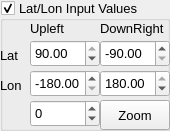
     <widget class="QGroupBox" name="latLonInput_group">
      <property name="geometry">
       <rect>
        <x>220</x>
        <y>370</y>
        <width>170</width>
        <height>131</height>
       </rect>
      </property>
      <property name="font">
       <font>
        <family>Arial</family>
        <pointsize>10</pointsize>
        <weight>50</weight>
        <bold>false</bold>
       </font>
      </property>
      <property name="title">
       <string>Lat/Lon Input Values</string>
      </property>
      <property name="flat">
       <bool>true</bool>
      </property>
      <property name="checkable">
       <bool>true</bool>
      </property>
      <widget class="QLabel" name="label_29">
       <property name="geometry">
        <rect>
         <x>0</x>
         <y>70</y>
         <width>30</width>
         <height>30</height>
        </rect>
       </property>
       <property name="font">
        <font>
         <family>Arial</family>
         <pointsize>10</pointsize>
         <weight>50</weight>
         <bold>false</bold>
        </font>
       </property>
       <property name="text">
        <string>Lon</string>
       </property>
      </widget>
      <widget class="QLabel" name="label_27">
       <property name="geometry">
        <rect>
         <x>100</x>
         <y>20</y>
         <width>70</width>
         <height>17</height>
        </rect>
       </property>
       <property name="font">
        <font>
         <family>Arial</family>
         <pointsize>10</pointsize>
         <weight>50</weight>
         <bold>false</bold>
        </font>
       </property>
       <property name="text">
        <string>DownRight</string>
       </property>
      </widget>
      <widget class="QLabel" name="label_26">
       <property name="geometry">
        <rect>
         <x>30</x>
         <y>20</y>
         <width>50</width>
         <height>17</height>
        </rect>
       </property>
       <property name="font">
        <font>
         <family>Arial</family>
         <pointsize>10</pointsize>
         <weight>50</weight>
         <bold>false</bold>
        </font>
       </property>
       <property name="text">
        <string>Upleft</string>
       </property>
      </widget>
      <widget class="QLabel" name="label_28">
       <property name="geometry">
        <rect>
         <x>0</x>
         <y>40</y>
         <width>20</width>
         <height>30</height>
        </rect>
       </property>
       <property name="font">
        <font>
         <family>Arial</family>
         <pointsize>10</pointsize>
         <weight>50</weight>
         <bold>false</bold>
        </font>
       </property>
       <property name="text">
        <string>Lat</string>
       </property>
      </widget>
      <widget class="QSpinBox" name="zoomEdit">
       <property name="geometry">
        <rect>
         <x>30</x>
         <y>100</y>
         <width>70</width>
         <height>27</height>
        </rect>
       </property>
       <property name="font">
        <font>
         <family>Arial</family>
         <pointsize>10</pointsize>
         <weight>50</weight>
         <bold>false</bold>
        </font>
       </property>
       <property name="toolTip">
        <string>set zoom size then click on Zoom button to update Lat Lon values</string>
       </property>
       <property name="minimum">
        <number>-90</number>
       </property>
       <property name="maximum">
        <number>90</number>
       </property>
      </widget>
      <widget class="QPushButton" name="zoomButton">
       <property name="geometry">
        <rect>
         <x>100</x>
         <y>100</y>
         <width>70</width>
         <height>30</height>
        </rect>
       </property>
       <property name="font">
        <font>
         <family>Arial</family>
         <pointsize>10</pointsize>
         <weight>50</weight>
         <bold>false</bold>
        </font>
       </property>
       <property name="text">
        <string>Zoom</string>
       </property>
      </widget>
      <widget class="QDoubleSpinBox" name="latUpEdit">
       <property name="geometry">
        <rect>
         <x>30</x>
         <y>40</y>
         <width>70</width>
         <height>27</height>
        </rect>
       </property>
       <property name="font">
        <font>
         <family>Arial</family>
         <pointsize>10</pointsize>
         <weight>50</weight>
         <bold>false</bold>
        </font>
       </property>
       <property name="minimum">
        <double>-90.000000000000000</double>
       </property>
       <property name="maximum">
        <double>90.000000000000000</double>
       </property>
       <property name="value">
        <double>90.000000000000000</double>
       </property>
      </widget>
      <widget class="QDoubleSpinBox" name="latDownEdit">
       <property name="geometry">
        <rect>
         <x>100</x>
         <y>40</y>
         <width>70</width>
         <height>27</height>
        </rect>
       </property>
       <property name="font">
        <font>
         <family>Arial</family>
         <pointsize>10</pointsize>
         <weight>50</weight>
         <bold>false</bold>
        </font>
       </property>
       <property name="minimum">
        <double>-90.000000000000000</double>
       </property>
       <property name="maximum">
        <double>90.000000000000000</double>
       </property>
       <property name="value">
        <double>-90.000000000000000</double>
       </property>
      </widget>
      <widget class="QDoubleSpinBox" name="lonLeftEdit">
       <property name="geometry">
        <rect>
         <x>30</x>
         <y>70</y>
         <width>70</width>
         <height>27</height>
        </rect>
       </property>
       <property name="font">
        <font>
         <family>Arial</family>
         <pointsize>10</pointsize>
         <weight>50</weight>
         <bold>false</bold>
        </font>
       </property>
       <property name="minimum">
        <double>-180.000000000000000</double>
       </property>
       <property name="maximum">
        <double>180.000000000000000</double>
       </property>
       <property name="value">
        <double>-180.000000000000000</double>
       </property>
      </widget>
      <widget class="QDoubleSpinBox" name="lonRightEdit">
       <property name="geometry">
        <rect>
         <x>100</x>
         <y>70</y>
         <width>70</width>
         <height>27</height>
        </rect>
       </property>
       <property name="font">
        <font>
         <family>Arial</family>
         <pointsize>10</pointsize>
         <weight>50</weight>
         <bold>false</bold>
        </font>
       </property>
       <property name="minimum">
        <double>-180.000000000000000</double>
       </property>
       <property name="maximum">
        <double>180.000000000000000</double>
       </property>
       <property name="value">
        <double>180.000000000000000</double>
       </property>
      </widget>
     </widget>
